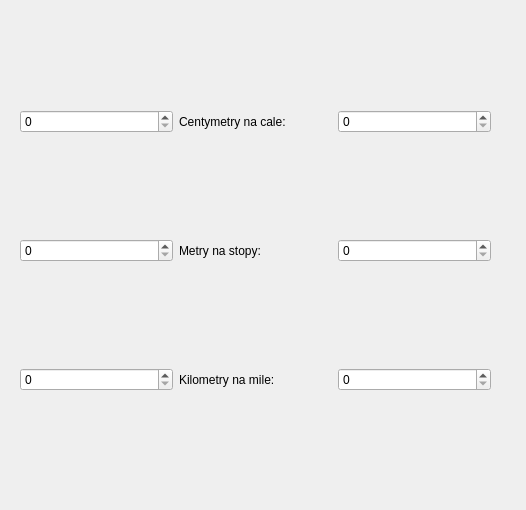
<?xml version="1.0" encoding="UTF-8"?>
<ui version="4.0">
 <class>Dialog</class>
 <widget class="QDialog" name="Dialog">
  <property name="geometry">
   <rect>
    <x>0</x>
    <y>0</y>
    <width>526</width>
    <height>510</height>
   </rect>
  </property>
  <property name="windowTitle">
   <string>Dialog</string>
  </property>
  <widget class="QWidget" name="gridLayoutWidget">
   <property name="geometry">
    <rect>
     <x>20</x>
     <y>10</y>
     <width>471</width>
     <height>481</height>
    </rect>
   </property>
   <layout class="QGridLayout" name="gridLayout">
    <item row="0" column="1">
     <widget class="QLabel" name="label">
      <property name="text">
       <string>Centymetry na cale:</string>
      </property>
     </widget>
    </item>
    <item row="1" column="0">
     <widget class="QSpinBox" name="Meters"/>
    </item>
    <item row="2" column="0">
     <widget class="QSpinBox" name="Kilometers"/>
    </item>
    <item row="0" column="0">
     <widget class="QSpinBox" name="Centimeters"/>
    </item>
    <item row="1" column="1">
     <widget class="QLabel" name="label_2">
      <property name="text">
       <string>Metry na stopy:</string>
      </property>
     </widget>
    </item>
    <item row="2" column="1">
     <widget class="QLabel" name="label_3">
      <property name="text">
       <string>Kilometry na mile:</string>
      </property>
     </widget>
    </item>
    <item row="0" column="2">
     <widget class="QSpinBox" name="Cals"/>
    </item>
    <item row="1" column="2">
     <widget class="QSpinBox" name="Foots"/>
    </item>
    <item row="2" column="2">
     <widget class="QSpinBox" name="Miles"/>
    </item>
   </layout>
  </widget>
 </widget>
 <resources/>
 <connections/>
</ui>
